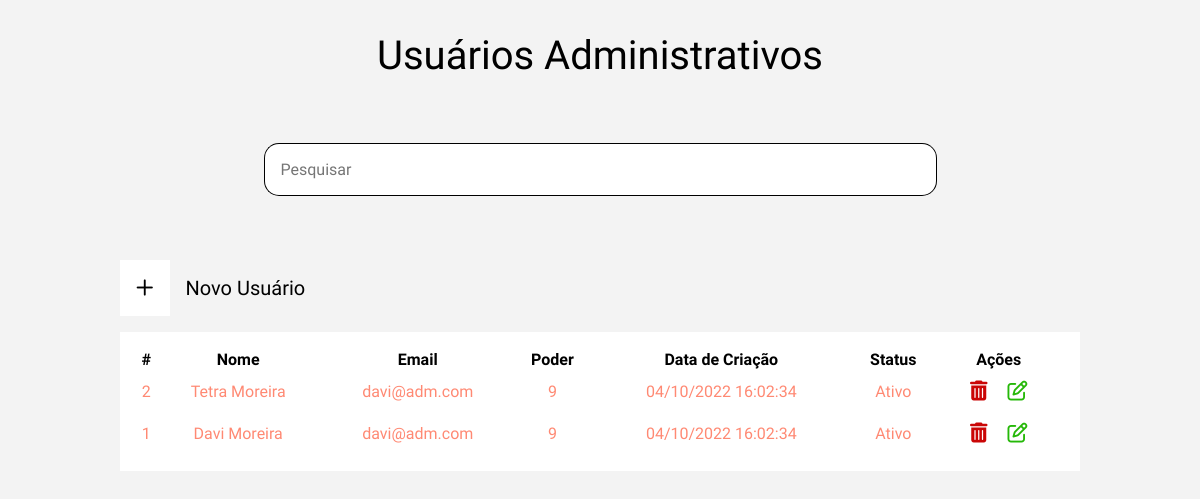
The app's page /view/listUsuariosADM.php with its own data.
### tables this page shows
CREATE TABLE adm_administrador(
	id_adm INT AUTO_INCREMENT NOT NULL PRIMARY KEY,
	nome_adm VARCHAR(300) NOT NULL COMMENT 'nome do administrador',
	email_adm VARCHAR(300) NOT NULL COMMENT 'email do administrador',
	senha_adm VARCHAR(64) NOT NULL COMMENT 'senha em sha256',
	poder_adm INT(1) NOT NULL COMMENT  'abrangencia do usuario no sistema',
	status INT(1) NOT NULL COMMENT '1 - ativo; 0 - inativo',
	data_reg_adm DATETIME DEFAULT CURRENT_TIMESTAMP NOT NULL  COMMENT 'data e hora do registro'
);

### model/conexao.class.php (called while the page is built, shortened)
<?php
class Conexao{
    public function __construct(){
        try{
            $this->pdo = new PDO("mysql:dbname=2ucase_bd3;host=localhost","root","");
        }catch(PDOException $e){
            echo "Erro com banco de dados: " . $e->getMessage() . "<br>";
            exit();
        }catch(Exception $e){
            echo "Erro generico: " . $e->getMessage() . "<br>";
            exit();
        }
    }
}
?>

### model/Manager.class.php (called while the page is built, shortened)
<?php
require_once 'Conexao.class.php';
class Manager extends Conexao {
	public function listClient($table, $columnName) {
        $cmd = $this->pdo->query("SELECT * FROM {$table} ORDER by {$columnName} DESC");
        $res = $cmd->fetchAll(PDO::FETCH_ASSOC);
        return $res;
	}
}

### view/listUsuariosADM.php (the view, shortened to what this page needs)
<?php
require_once "../model/Manager.class.php";
$manager = new Manager();
$resultListUsuarios = $manager->listClient('adm_administrador', 'id_adm');
?>
<!DOCTYPE html>
<html lang="pt-br">
<head>
    <?php require_once "../config/config.php"; ?>
    <link rel="stylesheet" href="../assets/css/usuariosADM.css">
</head>
<body id="body-margin">
    <main class="container-produto">
        <h1>Usuários Administrativos</h1>
        <article class="container-pesquisa">
            <form action="../controller/ControllerUsuariosADM.php" method="POST">
                <div class="input-pesquisa">
                    <input type="text" name="searchBarUsuarios" placeholder="Pesquisar" id="pesquisar-input">
                    <input type="submit" value="">
                </div>
            </form>
        </article>
        <section class="container-tabela-filter">
            <section class="container-filters">
                <button id="btn-new-produto" onclick="window.location.href='./CRUDAddUsuario.php'">
                    <div class="icon-container">
                        <i class="fa-regular fa-plus"></i>
                    </div>
                    Novo Usuário
                </button>
            </section>
            <section class="container-tabela">
                <table class="table-clientes">
                    <tr>
                        <th>#</th>
                        <th>Nome</th>
                        <th>Email</th>
                        <th>Poder</th>
                        <th>Data de Criação</th>
                        <th>Status</th>
                        <th>Ações</th>
                    </tr>
                    <?php
                    if (count($resultListUsuarios) > 0) :
                        for ($i = 0; $i < count($resultListUsuarios); $i++) :
                            $timestamp = strtotime($resultListUsuarios[$i]["data_reg_adm"]);
                            $newDate = date("d-m-Y H:i:s", $timestamp);
                            $dateExib = str_replace('-', '/', $newDate)
                    ?>
                            <tr>
                                <td><?= $resultListUsuarios[$i]['id_adm'] ?></td>
                                <td><?= $resultListUsuarios[$i]['nome_adm'] ?></td>
                                <td><?= $resultListUsuarios[$i]['email_adm'] ?></td>
                                <td><?= $resultListUsuarios[$i]['poder_adm'] ?></td>
                                <td><?= $dateExib ?></td>
                                <td><?= $resultListUsuarios[$i]['status'] == 1 ? "Ativo" : "Inativo" ?></td>
                                <td id="btn-actions">
                                    <button id="delete-prod" onclick="window.location.href='../controller/ControllerUsuariosADM.php?id=<?= $resultListUsuarios[$i]['id_adm'] ?>&action=deleteUserADM'">
                                        <i class="fa-solid fa-trash-can"></i>
                                    </button>
                                    <button id="edit-prod" onclick="window.location.href='./CRUDEditUsuarioADM.php?id=<?= $resultListUsuarios[$i]['id_adm'] ?>'">
                                        <i class="fa-regular fa-pen-to-square"></i>
                                    </button>
                                </td>
                            </tr>
                    <?php
                        endfor;
                    else :
                        echo "<td style='margin-top: 20px;' colspan=7>Dados não encontrados!</td>";
                    endif;
                    ?>
                </table>
            </section>
        </section>
    </main>
</body>
</html>

### assets/css/usuariosADM.css (style rules this page uses)
.container-produto { display: flex; flex-direction: column; align-items: center; justify-content: center; gap: 4rem; margin-top: 2rem; }
.input-pesquisa { display: flex; }
.input-pesquisa input[type=text] { background-color: #ffff; padding: 1rem; border: 1px solid #000; border-right: none; width: 40rem; border-bottom-left-radius: 15px; border-top-left-radius: 15px; }
.input-pesquisa input[type=submit] { background-color: #ffff; border: 1px solid #000; border-left: none; background-image: url('../../view/img/lupapesquisa.png'); background-size: 20px 20px; background-position-y: center; background-position-x: center; background-repeat: no-repeat; padding: 1rem; cursor: pointer; border-bottom-right-radius: 15px; border-top-right-radius: 15px; }
.container-tabela-filter { display: flex; flex-direction: column; align-items: center; width: 60rem; }
.container-filters { display: flex; justify-content: space-between; width: 100%; align-items: flex-end; }
#btn-new-produto { display: flex; align-items: center; gap: 1rem; background-color: transparent; border: none; cursor: pointer; }
#btn-new-produto .icon-container { background-color: #ffff; padding: 1rem; cursor: pointer; }
.container-tabela { width: 100%; background-color: #ffff; margin-top: 1rem; }
.container-tabela .table-clientes { width: 100%; padding: 1rem; }
.table-clientes tr td { text-align: center; }
#btn-actions button { padding: .5rem; background-color: transparent; border: none; }
#btn-actions #edit-prod i { color: #25b808; cursor: pointer; }
#btn-actions #delete-prod i { color: #ca0606; cursor: pointer; }

### records on screen
adm_administrador: id_adm "2", nome_adm "Tetra Moreira", email_adm "davi@adm.com", poder_adm "9", data_reg_adm "04/10/2022 16:02:34", status "Ativo"
adm_administrador: id_adm "1", nome_adm "Davi Moreira", email_adm "davi@adm.com", poder_adm "9", data_reg_adm "04/10/2022 16:02:34", status "Ativo"
